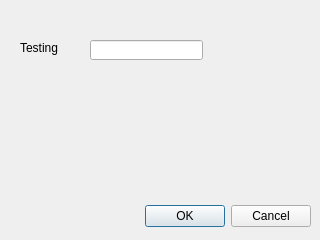
<?xml version="1.0" encoding="UTF-8"?>
<ui version="4.0">
 <class>Dialog</class>
 <widget class="QDialog" name="Dialog">
  <property name="geometry">
   <rect>
    <x>0</x>
    <y>0</y>
    <width>320</width>
    <height>240</height>
   </rect>
  </property>
  <property name="windowTitle">
   <string>Dialog</string>
  </property>
  <widget class="QDialogButtonBox" name="buttonBox">
   <property name="geometry">
    <rect>
     <x>10</x>
     <y>200</y>
     <width>301</width>
     <height>32</height>
    </rect>
   </property>
   <property name="orientation">
    <enum>Qt::Horizontal</enum>
   </property>
   <property name="standardButtons">
    <set>QDialogButtonBox::Cancel|QDialogButtonBox::Ok</set>
   </property>
  </widget>
  <widget class="QLineEdit" name="lineEditTest">
   <property name="geometry">
    <rect>
     <x>90</x>
     <y>40</y>
     <width>113</width>
     <height>20</height>
    </rect>
   </property>
  </widget>
  <widget class="QLabel" name="label">
   <property name="geometry">
    <rect>
     <x>20</x>
     <y>40</y>
     <width>51</width>
     <height>16</height>
    </rect>
   </property>
   <property name="text">
    <string>Testing</string>
   </property>
  </widget>
 </widget>
 <resources/>
 <connections>
  <connection>
   <sender>buttonBox</sender>
   <signal>accepted()</signal>
   <receiver>Dialog</receiver>
   <slot>accept()</slot>
   <hints>
    <hint type="sourcelabel">
     <x>248</x>
     <y>254</y>
    </hint>
    <hint type="destinationlabel">
     <x>157</x>
     <y>274</y>
    </hint>
   </hints>
  </connection>
  <connection>
   <sender>buttonBox</sender>
   <signal>rejected()</signal>
   <receiver>Dialog</receiver>
   <slot>reject()</slot>
   <hints>
    <hint type="sourcelabel">
     <x>316</x>
     <y>260</y>
    </hint>
    <hint type="destinationlabel">
     <x>286</x>
     <y>274</y>
    </hint>
   </hints>
  </connection>
 </connections>
</ui>
